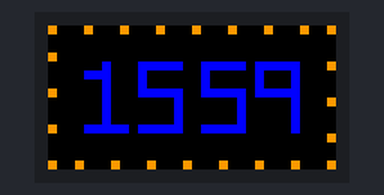
Simulated run of this sketch. Board: Arduino Mega 2560, built with avr-gcc and run on an emulated ATmega2560. Parts: 32×16 colour display.

Above: at 0.02 s.
At 11.68 s:
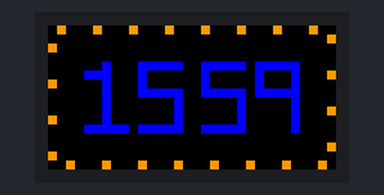
At 23.34 s:
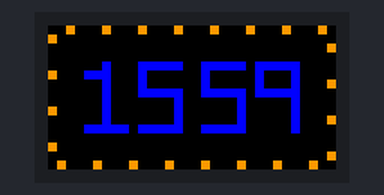
At 46.7 s:
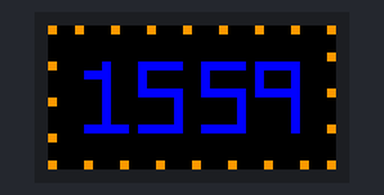

The sketch:

newnumber.ino
```cpp
#include <Adafruit_GFX.h>   // Core graphics library
#include <RGBmatrixPanel.h> // Hardware-specific library

#define CLK 8  // MUST be on PORTB! (Use pin 11 on Mega)
#define LAT A3
#define OE  9
#define A   A0
#define B   A1
#define C   A2
RGBmatrixPanel matrix(A, B, C, CLK, LAT, OE, false);

void setup() {
  matrix.begin();


  //1
  for (int i = 4; i < 12; i++)
  {
    matrix.drawPixel(6, i, matrix.Color333(0, 0, 255));
  }
  matrix.drawPixel(5, 5, matrix.Color333(0, 0, 255));
  matrix.drawPixel(4, 5, matrix.Color333(0, 0, 255));

  //temp
  //matrix.drawPixel(6, 8, matrix.Color333(0, 0, 255));
  //matrix.drawPixel(4, 8, matrix.Color333(0, 0, 0));

  for (int i = 4; i < 9; i++)
  {
    matrix.drawPixel(i, 11 , matrix.Color333(0, 0, 255));
  }
  //5
  for (int i = 10; i < 15; i++)
  {
    matrix.drawPixel(i, 4, matrix.Color333(0, 0, 255));
  }


  for (int i = 10; i < 15; i++)
  {
    matrix.drawPixel(i, 7, matrix.Color333(0, 0, 255));
  }
  matrix.drawPixel(10, 5, matrix.Color333(0, 0, 255));
  matrix.drawPixel(10, 6, matrix.Color333(0, 0, 255));
  for (int i = 10; i < 15; i++)
  {
    matrix.drawPixel(i, 11, matrix.Color333(0, 0, 255));
  }
  matrix.drawPixel(14, 8, matrix.Color333(0, 0, 255));
  matrix.drawPixel(14, 9, matrix.Color333(0, 0, 255));
  matrix.drawPixel(14, 10, matrix.Color333(0, 0, 255));

  //5
  for (int i = 17; i < 22; i++)
  {
    matrix.drawPixel(i, 4, matrix.Color333(0, 0, 255));
  }


  for (int i = 17; i < 22; i++)
  {
    matrix.drawPixel(i, 7, matrix.Color333(0, 0, 255));
  }
  matrix.drawPixel(17, 5, matrix.Color333(0, 0, 255));
  matrix.drawPixel(17, 6, matrix.Color333(0, 0, 255));
  for (int i = 17; i < 22; i++)
  {
    matrix.drawPixel(i, 11, matrix.Color333(0, 0, 255));
  }
  matrix.drawPixel(21, 8, matrix.Color333(0, 0, 255));
  matrix.drawPixel(21, 9, matrix.Color333(0, 0, 255));
  matrix.drawPixel(21, 10, matrix.Color333(0, 0, 255));

  //9
  for (int i = 23; i < 27; i++)
  {
    matrix.drawPixel(i, 4, matrix.Color333(0, 0, 255));
  }
  matrix.drawPixel(23, 5, matrix.Color333(0, 0, 255));
  matrix.drawPixel(23, 6, matrix.Color333(0, 0, 255));
  for (int i = 23; i < 27; i++)
  {
    matrix.drawPixel(i, 7, matrix.Color333(0, 0, 255));
  }
  for (int i = 4; i < 12; i++)
  {
    matrix.drawPixel(27, i, matrix.Color333(0, 0, 255));
  }
}

void loop() {
  offn();
}

void offn()
{
for(int k = 0; k < 4; k++)
  {
    for(int j = 0; j < 9; j++)
    {
      matrix.drawPixel(k+(j*4), 0, matrix.Color333(255, 220, 0));
      matrix.drawPixel(31, k+(j*4), matrix.Color333(255, 220, 0));
    }
    for(int j = 8; j >= 0; j--)
    {
      matrix.drawPixel((3-k)+(j*4), 15, matrix.Color333(255, 220, 0));
      matrix.drawPixel(0, (3-k)+(j*4), matrix.Color333(255, 220, 0));
    }
    delay(45);
    allOff();
  }
}

void allOff()
{
  for(int i = 0; i < 32; i++)
  {
    matrix.drawPixel(i, 0, matrix.Color333(0,0,0));
    matrix.drawPixel(i, 15, matrix.Color333(0,0,0));
  }
  for(int i = 0; i < 16; i++)
  {
    matrix.drawPixel(0, i, matrix.Color333(0,0,0));
    matrix.drawPixel(31, i, matrix.Color333(0,0,0));
  }
}
```
